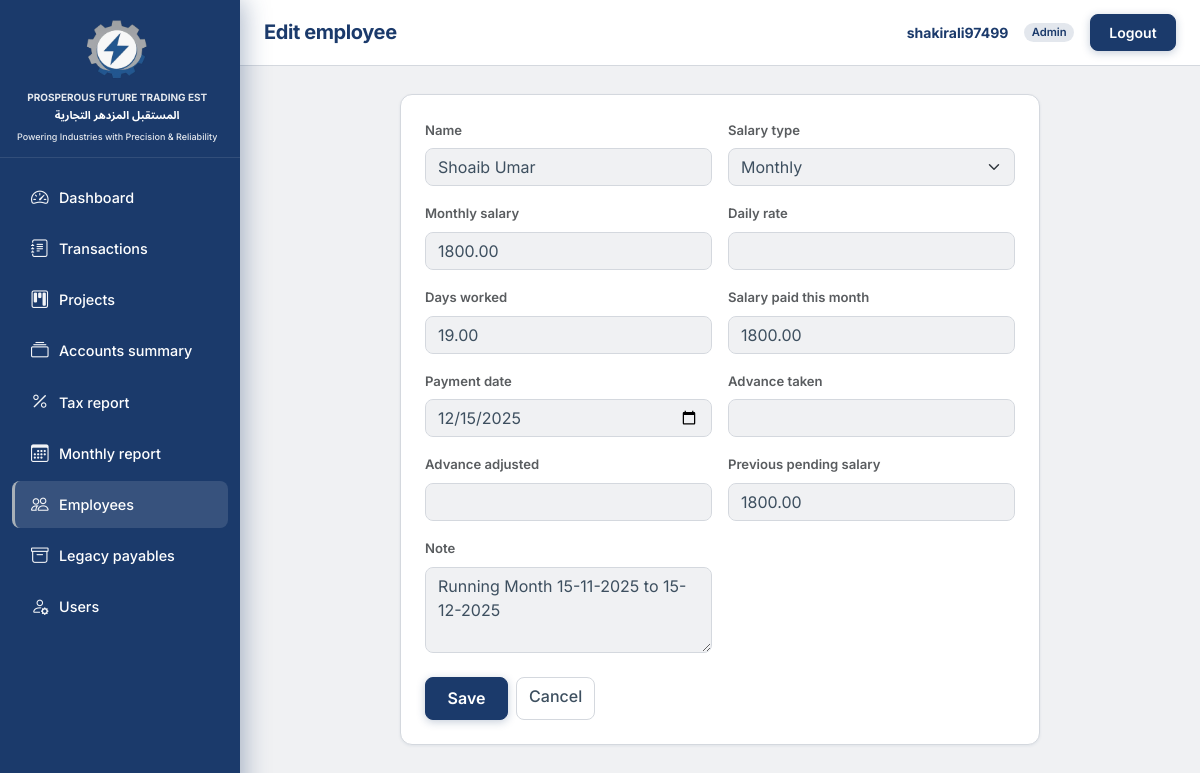
The app's page /employees/12/edit/ (signed in), older data.
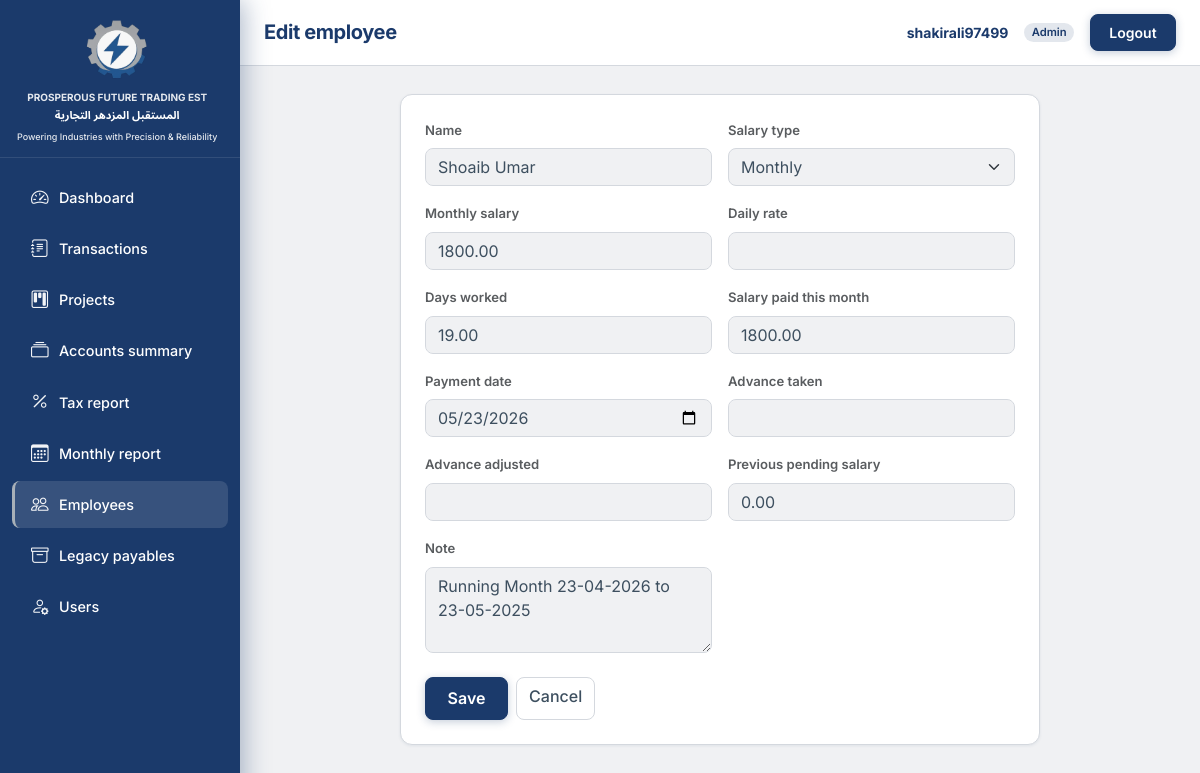
The same page, newer data.
### employees/models.py (models this page shows, shortened)
class Employee(models.Model):
    name = models.CharField(max_length=255)
    salary_paid_date = models.DateField(
        null=True,
        blank=True,
        verbose_name="Payment date",
        help_text="Date when salary was paid to this employee.",
    )
    salary_type = models.CharField(
        max_length=16, choices=SalaryType.choices, default=SalaryType.MONTHLY
    )
    monthly_salary = models.DecimalField(
        max_digits=14, decimal_places=2, null=True, blank=True
    )
    daily_rate = models.DecimalField(max_digits=14, decimal_places=2, null=True, blank=True)
    days_worked = models.DecimalField(
        max_digits=10, decimal_places=2, null=True, blank=True
    )
    salary_paid_this_month = models.DecimalField(
        max_digits=14, decimal_places=2, null=True, blank=True
    )
    advance_taken = models.DecimalField(
        max_digits=14, decimal_places=2, null=True, blank=True
    )
    advance_adjusted = models.DecimalField(
        max_digits=14, decimal_places=2, null=True, blank=True
    )
    previous_pending_salary = models.DecimalField(
        max_digits=14, decimal_places=2, null=True, blank=True
    )
    note = models.TextField(blank=True)
    class Meta:
        ordering = ["name"]

### employees/views.py (the view)
# urls.py: path("<int:pk>/edit/", views.EmployeeUpdateView.as_view(), name="edit"),
class EmployeeUpdateView(AdminOrAccountantMixin, UpdateView):
    model = Employee
    form_class = EmployeeForm
    template_name = "employees/employee_form.html"
    success_url = reverse_lazy("employees:list")

### TradingEST/context_processors.py (called while the page is built)
def brand(_request):
    return {
        "brand_name_ar": BRAND_NAME_AR,
        "brand_name_en": BRAND_NAME_EN,
        "brand_tagline": BRAND_TAGLINE,
    }

### accounts/mixins.py (called while the page is built)
    def dispatch(self, request, *args, **kwargs):
        if not request.user.is_authenticated:
            return HttpResponseRedirect(self.resolve_redirect(request))
        if getattr(request.user, "role", None) not in (Role.ADMIN, Role.ACCOUNTANT):
            raise PermissionDenied("Edit permission required.")
        return super(SessionAuthenticatedMixin, self).dispatch(request, *args, **kwargs)

### accounts/models.py (called while the page is built)
    @property
    def display_name(self):
        name = (self.full_name or "").strip()
        if name:
            return name
        return self.email.split("@")[0] if self.email else ""

### templates/employees/employee_form.html (shortened to what this page needs)
{% extends "base.html" %}
{% block header_title %}{% if object %}Edit employee{% else %}Add employee{% endif %}{% endblock %}
{% block content %}
<div class="te-page-card mx-auto" style="max-width: 640px;">
  <form method="post" novalidate>
    <div class="row g-3">
      {% for field in form %}
      <div class="col-12 col-md-6">
        <label class="form-label fw-semibold small text-muted" for="{{ field.id_for_label }}">{{ field.label }}</label>
        {{ field }}
      </div>
      {% endfor %}
    </div>
    <div class="mt-4 te-form-actions d-grid d-sm-flex flex-wrap gap-2">
      <button type="submit" class="btn te-btn-gradient">Save</button>
      <a href="{% url 'employees:list' %}" class="btn te-btn-secondary">Cancel</a>
    </div>
  </form>
</div>
{% endblock %}

Row changes from the older to the newer data that the page shows:
changed Employee "Shoaib Umar": salary_paid_date "12/15/2025" → "05/23/2026"; previous_pending_salary "1800.00" → "0.00"; note "Running Month 15-11-2025 to 15-12-2025" → "Running Month 23-04-2026 to 23-05-2025"
